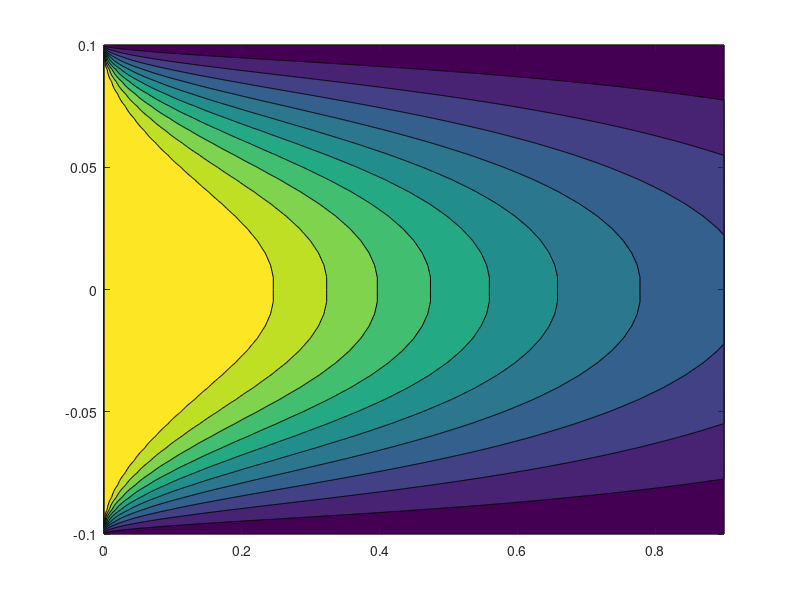

MATLAB code for this plot:
clear
close all
clc

ro=50;
cp=4;
xl=.9; %xlast in meter
x0=0; %x0 in meter
rl=0.1; %rlast in meter
r0=0; %r0 in meter
dx=0.001; %x step
dr=0.005; %y step
u=10; %u in m/s
k=6.25; %(W/m k)
lambda=k*dx/ro/u/cp/dr; %lambda
lx=(xl-x0)/dx+1; %length(x) with discretization
lr=(rl-r0)/dr+1; %length(r) with discretization
r=r0:dr:rl; %creating r vector
x=x0:dx:xl; %creating x vector
t=ones(lx,lr)*273; %prealocating
for i=1:lx-1
    for k=2:lr-1
        t(1,:)=800+273;
        t(:,end)=20+273;
        t(i,1)=t(i,2);
        t(i+1,k)= lambda*(1/r(k)*(t(i,k+1)-t(i,k))+1/dr*(t(i,k+1)-2*t(i,k)+t(i,k-1)))+t(i,k);
    end
end
t(end,1)=t(end,2);

t=[fliplr(t(:,2:end)),t];
r=-rl:dr:rl;
disp(t)
contourf(x,r,t')
contourf(x,r,t')